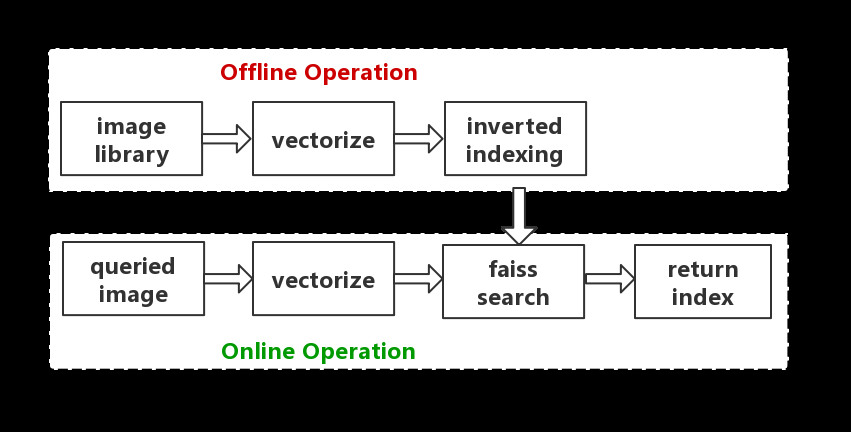
#> input picture flowchart.png, 851 x 432 px
$ python -i color.py   (imports and definitions only)
#> lines starting #> are read from the running program, lines starting #| are printed output that depends on the picture; after the words box and inside, x2 and y2 are one past the last pixel; in counts of white or black regions, pixels touching at a corner belong together
import cv2
import os
import pickle
import numpy as np


class ColorHist:
    '''
    Introduction: Using the following methods, we can get a histogram description of a given image.
    hsv hist is suggested.
    gray hist, rgb hist are not suggested, as they are not so variant.
    '''
    def __init__(self, image_path, new_size=(180, 320)):
#> called with image_path = '../flowchart.png', new_size = (180, 320)
        self.image = cv2.imread(image_path)
#> self.image is the input picture: shape (432, 851, 3); mean B, G, R 133.2, 133.7, 133.9
        self.image = cv2.resize(self.image, new_size, interpolation=cv2.INTER_CUBIC)
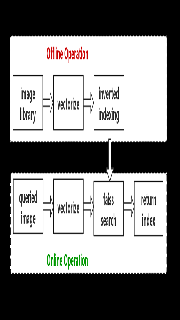
#> self.image: shape (320, 180, 3); mean B, G, R 133, 133.5, 133.7

    def hsv_hist(self):
        hsv_image = cv2.cvtColor(self.image, cv2.COLOR_BGR2HSV)
#> hsv_image: shape (320, 180, 3); mean H, S, V 0.3, 1.8, 134.3
        h, s, v = np.split(hsv_image, 3, axis=2)
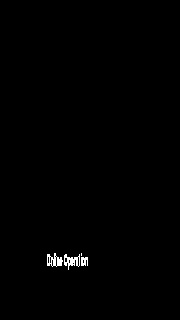
#> h: shape (320, 180, 1); values 0 (black) and 60 (white), 0.53% white in thin lines or dots, all inside (x1, y1, x2, y2) = (47, 253, 88, 270)
        h = h.reshape((h.shape[0], h.shape[1]))
        s = s.reshape((s.shape[0], s.shape[1]))
        v = v.reshape((v.shape[0], v.shape[1]))
        # 对hsv色彩空间的h, s, v三个通道分别进行映射
        self.hsv_mapping(h, s, v)
        hsv_matrix = np.array(9 * h + 3 * s + v, dtype=np.uint8)
        hsv_hist = cv2.calcHist([hsv_matrix], [0], None, [72], [0, 72]).reshape((1, -1))[0]
        return hsv_hist

    def hsv_mapping(self, h, s, v):
        # 对hsv图像先做预处理，接近黑色的均设为黑色
        h[v<38] = 0
        s[v<38] = 0
        v[v<38] = 0
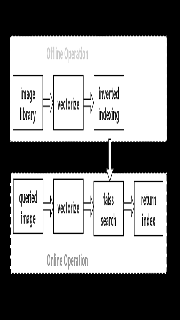
#> v: shape (320, 180); min 0, max 255, mean 133.9
        # 接近白色的均设为白色
        h[(s<26) & (v>204)] = 0
        s[(s<26) & (v>204)] = 0
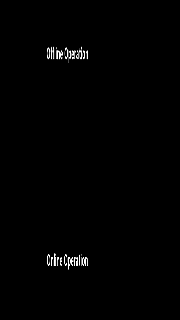
#> s: shape (320, 180); min 0, max 255, mean 1.8
        v[(s<26) & (v>204)] = 255
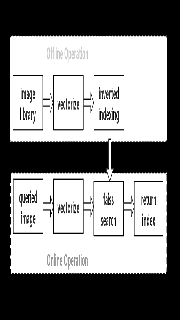
#> v: shape (320, 180); 2.24% of pixels changed, all inside (x1, y1, x2, y2) = (10, 36, 167, 274)
        # 将色调空间hue由[0, 180)这个区间映射到[0, 7]
        h[((0 <= h) & (h <= 10)) | (158 <= h) & (h <= 180)] = 0
        h[((11 <= h) & (h <= 20))] = 1
        h[((21 <= h) & (h <= 37))] = 2
        h[((38 <= h) & (h <= 77))] = 3
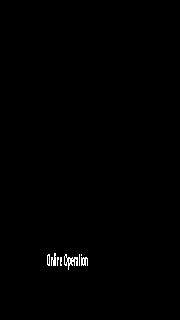
#> h: shape (320, 180); values 0 (black) and 3 (white), 0.43% white in thin lines or dots, all inside (x1, y1, x2, y2) = (47, 253, 88, 270)
        h[((78 <= h) & (h <= 95))] = 4
        h[((96 <= h) & (h <= 135))] = 5
        h[((136 <= h) & (h <= 147))] = 6
        h[((148 <= h) & (h <= 157))] = 7
        # 将饱和度空间saturation由[0, 255)这个区间映射到[0, 2]
        s[((0 <= s) & (s <= 51))] = 0
#> s: shape (320, 180); 0.11% of pixels changed, all inside (x1, y1, x2, y2) = (48, 46, 88, 266)
        s[((52 <= s) & (s <= 178))] = 1
        s[((179 <= s) & (s <= 256))] = 2
        # 对明度空间value由[0, 255)这个区间映射到[0, 2]
        v[((0 <= v) & (v <= 51))] = 0
        v[((52 <= v) & (v <= 178))] = 1
        v[((179 <= v) & (v <= 256))] = 2
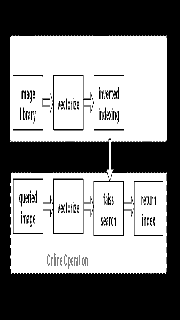
#> v: shape (320, 180); min 0, max 2, mean 1.06; drawn with min black and max white


# [41 lines not run here, left out]

>>> result = ColorHist('../flowchart.png').hsv_hist()
#> in hsv_hist, `hsv_hist = cv2.calcHist([hsv_matrix], [0], None, [72], [0, 72]).reshap..`: hsv_hist = 72 values, max 29277 at index 2, min 0 at index 3, mean 800
#> result has the same summary as hsv_hist in hsv_hist
